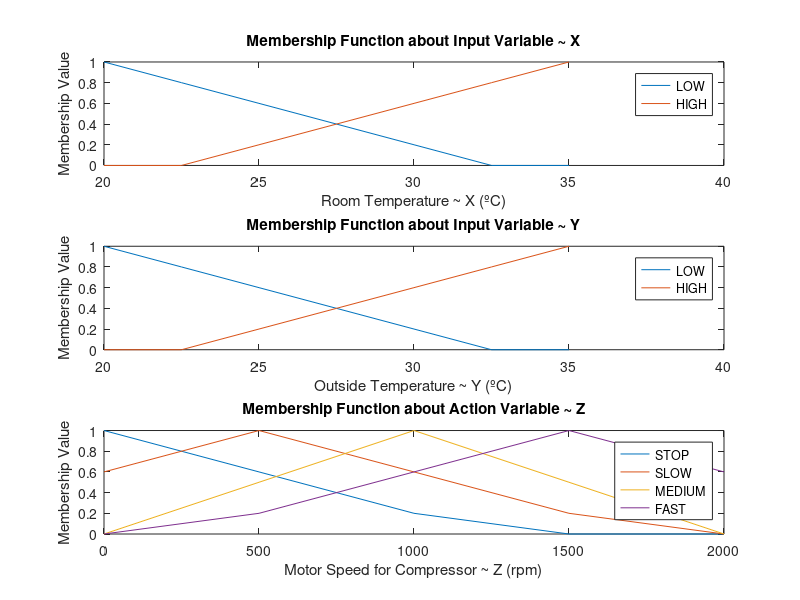
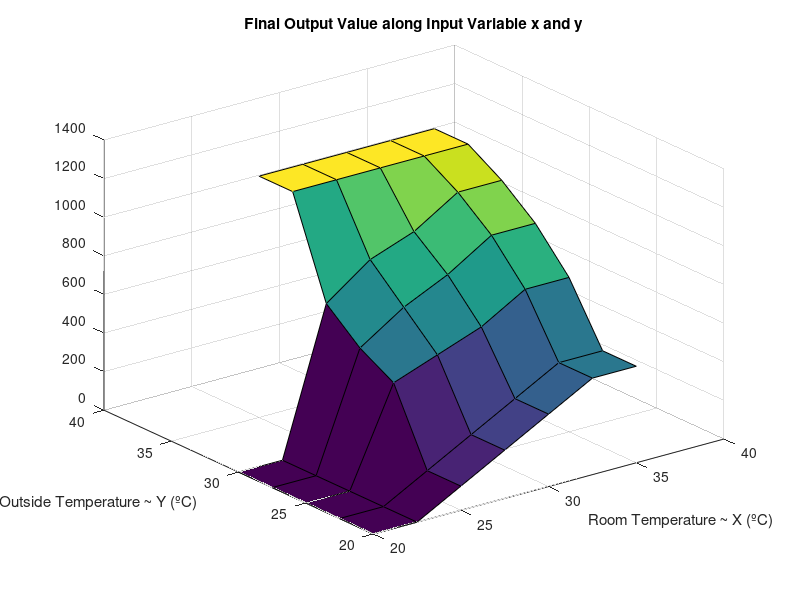

The MATLAB script that drew these images, in order:
%% Using Max-Min Operation & Sugenos Simplified FIE

f1 = figure; % for fuzzy membership function
f2 = figure; % for final union 'U' output value

%% Fuzzy I/O Variable Settings

figure(f1);

% input variable / Room Temperature ~ x (ºC)
x = [20 22.5 25 27.5 30 32.5 35];

% input variable / Outside Temperature ~ y (ºC)
y = [20 22.5 25 27.5 30 32.5 35];

% input variable membership value
LOW     = [1.0 0.8 0.6 0.4 0.2 0   0];
HIGH    = [0   0   0.2 0.4 0.6 0.8 1.0];


% output variable / Motor Speed for Compressor ~ z (rpm)
z = [0 500 1000 1500 2000];

% output variable membership value
STOP    = [1.0 0.6 0.2 0   0];
SLOW    = [0.6 1.0 0.6 0.2 0];
MEDIUM  = [0   0.5 1.0 0.5 0];
FAST    = [0   0.2 0.6 1.0 0.6];


% Draw I/O variable membership function
subplot(3, 1, 1);
plot(x, LOW, x, HIGH);
title('Membership Function about Input Variable ~ X');
legend('LOW','HIGH');
xlabel('Room Temperature ~ X (ºC)');
ylabel('Membership Value');

subplot(3, 1, 2);
plot(y, LOW, y, HIGH);
title('Membership Function about Input Variable ~ Y');
legend('LOW','HIGH');
xlabel('Outside Temperature ~ Y (ºC)');
ylabel('Membership Value');

subplot(3, 1, 3);
plot(z, STOP, z, SLOW, z, MEDIUM, z, FAST);
title('Membership Function about Action Variable ~ Z');
legend('STOP', 'SLOW','MEDIUM', 'FAST');
xlabel('Motor Speed for Compressor ~ Z (rpm)');
ylabel('Membership Value');


%% Fuzzy Rule Settings

% Rule No.1
% IF x in LOW   AND y is HIGH,  THEN z is SLOW
z1 = 500;

% Rule No.2
% IF x in HIGH  AND y is LOW,   THEN z is MEDIUM
z2 = 1000;

% Rule No.3
% IF x in HIGH  AND y is HIGH,  THEN z is FAST
z3 = 1500;

% Rule No.4
% IF x in LOW   AND y is LOW,   THEN z is STOP
z4 = 0;


%% Draw 3D Plot

[X, Y] = meshgrid(x, y);

%F = (min(X, Y).*Z)./min(X, Y);

U = zeros(7, 7);

for ii = 1:length(x)
    for jj = 1:length(y)
        w1 = min(LOW(ii),  HIGH(jj));   % base on Rule No.1
        w2 = min(HIGH(ii), HIGH(jj));   % base on Rule No.2
        w3 = min(HIGH(ii), HIGH(jj));   % base on Rule No.3
        w4 = min(LOW(ii),  LOW(jj));    % base on Rule No.4
        
        U(ii, jj) = (w1*z1 + w2*z2 + w3*z3 + w4*z4)/(w1 + w2 + w3 +w4);        
    end
end

figure(f2);
s = surf(x, y, U);
%s.EdgeColor = 'none';
title('Final Output Value along Input Variable x and y');
xlabel('Room Temperature ~ X (ºC)');
ylabel('Outside Temperature ~ Y (ºC)');